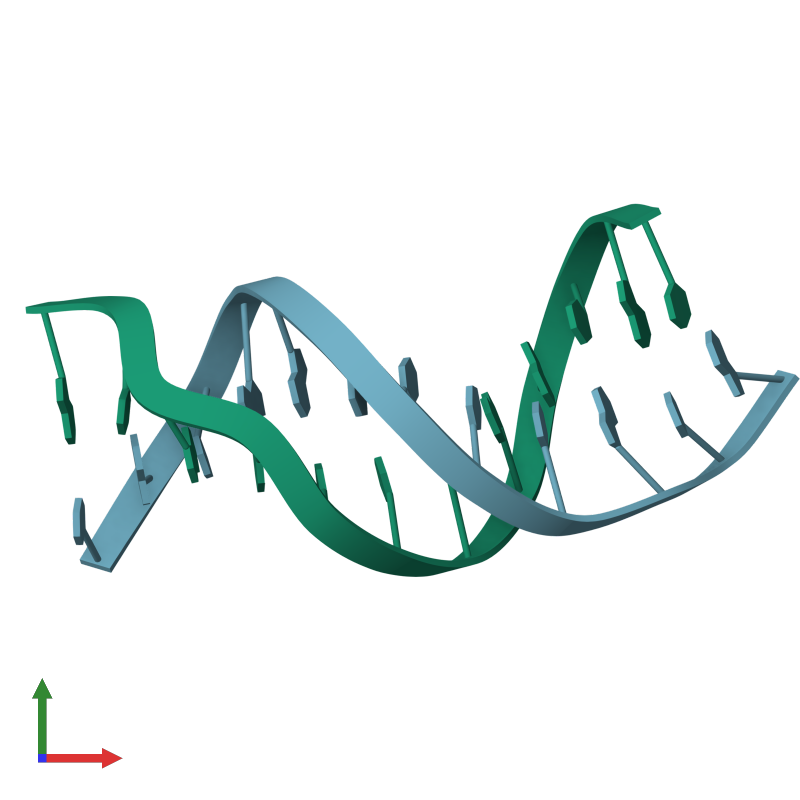
#> input picture examples/huandeng-introduction/deepseek-zh/sources/independent-2026-11-11/1bna_deposited_chain_front_image-800x800.png, 800 x 800 px
$ python derive_crops.py
#> lines starting #> are read from the running program, lines starting #| are printed output that depends on the picture
"""Derive presentation crops from the freshly retrieved PDBe 1BNA entry image.

The PDBe PNG uses transparency; this script measures the alpha bounds, composites
onto white, crops the whitespace and the PDBe orientation glyph, and records the
exact source hash, crop box and rotation for every derived file.
"""

import hashlib
import json
import os

from PIL import Image

HERE = os.path.dirname(os.path.abspath(__file__))
SRC = os.path.join(HERE, "1bna_deposited_chain_front_image-800x800.png")


def sha256(path):
    return hashlib.sha256(open(path, "rb").read()).hexdigest()


raw = Image.open(SRC)
#> raw is the input picture: PIL image 800x800 RGBA; mean R, G, B, A 6.6, 15, 14.2, 29.9
print("mode", raw.mode, "size", raw.size)
#| mode RGBA size (800, 800)
rgba = raw.convert("RGBA")
w, h = rgba.size
#> w = 800; h = 800
alpha = rgba.getchannel("A")
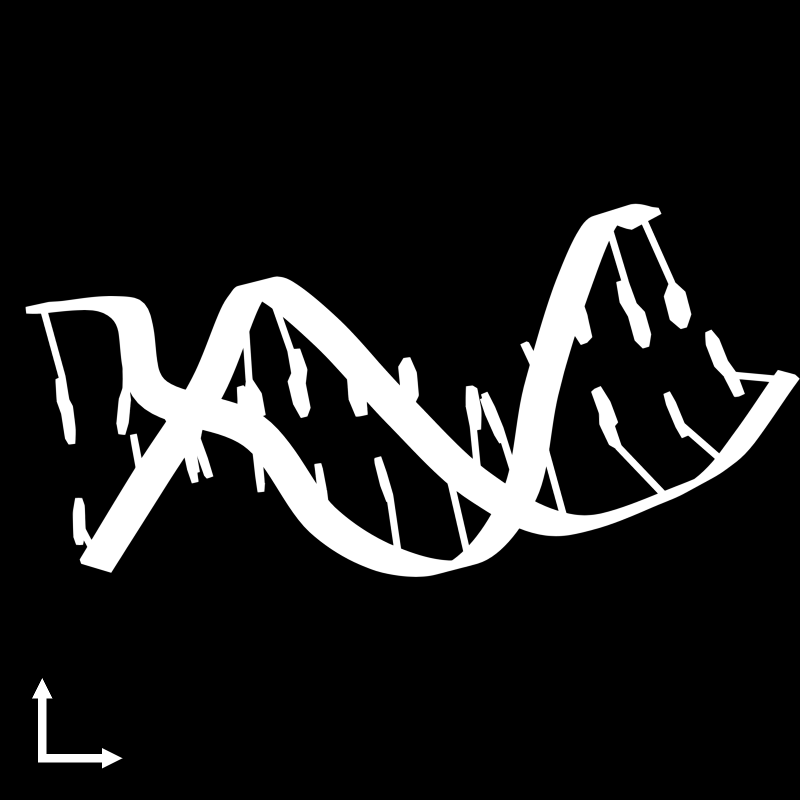
#> alpha: PIL image 800x800 L; min 0, max 255, mean 29.9
abox = alpha.getbbox()
#> abox = (25, 203, 800, 769)
print("alpha bbox", abox)
#| alpha bbox (25, 203, 800, 769)

# The PDBe image carries a small orientation glyph in the lower-left corner;
# exclude that region from the molecule bounds.
px = rgba.load()
minx, miny, maxx, maxy = w, h, -1, -1
#> minx = 800; miny = 800; maxx = -1; maxy = -1
for y in range(0, h):
    for x in range(0, w):
        if px[x, y][3] > 12 and not (x < 150 and y > 600):
            minx, maxx = min(minx, x), max(maxx, x)
            miny, maxy = min(miny, y), max(maxy, y)
print("molecule bbox", (minx, miny, maxx, maxy))
#| molecule bbox (25, 203, 799, 576)

pad = 18
box = (max(0, minx - pad), max(0, miny - pad),
       min(w, maxx + pad), min(h, maxy + pad))
#> box = (7, 185, 800, 594)

white = Image.new("RGBA", rgba.size, (255, 255, 255, 255))
#> white: PIL image 800x800 RGBA; every value is 255
flat = Image.alpha_composite(white, rgba).convert("RGB")
crop = flat.crop(box)
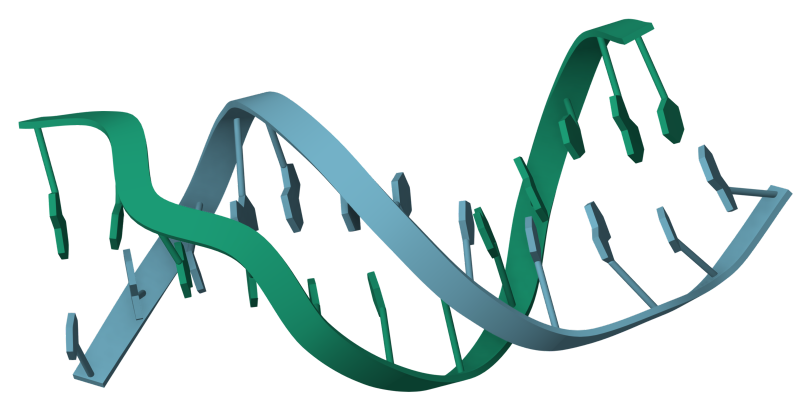
#> crop: PIL image 793x409 RGB; mean R, G, B 209.1, 225.1, 223.7
vertical = crop.rotate(90, expand=True)
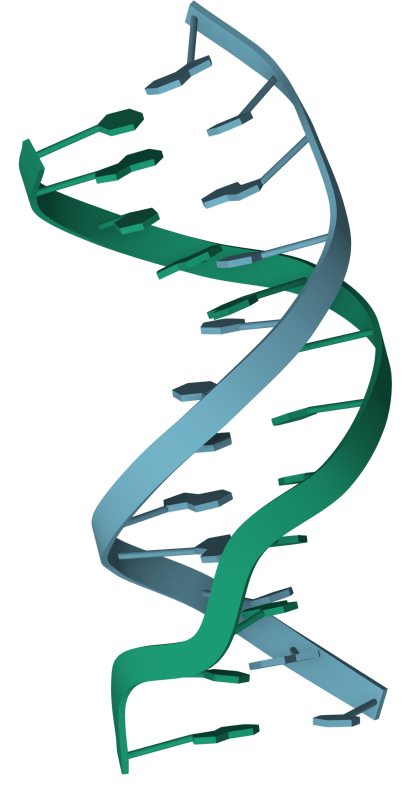
#> vertical: PIL image 409x793 RGB; mean R, G, B 209.1, 225.1, 223.7

land = os.path.join(HERE, "1bna-pdbe-front-crop.png")
vert = os.path.join(HERE, "1bna-pdbe-vertical.png")
crop.save(land)
vertical.save(vert)

record = {
    "source": os.path.basename(SRC),
    "sourceSha256": sha256(SRC),
    "sourceSize": [w, h],
    "sourceMode": raw.mode,
    "sourceUrl": "https://www.ebi.ac.uk/pdbe/static/entry/"
                 "1bna_deposited_chain_front_image-800x800.png",
    "alphaBoundsPx": list(abox),
    "moleculeBoundsPx": [minx, miny, maxx, maxy],
    "cropBoxPx": list(box),
    "rotationDegrees": 90,
    "note": "Transparent background composited on white; whitespace and the PDBe "
            "orientation glyph cropped; molecule pixels unchanged apart from a 90 "
            "degree rotation for portrait placement. No resampling.",
    "derived": [
        {"path": os.path.basename(land), "size": list(crop.size),
         "sha256": sha256(land)},
        {"path": os.path.basename(vert), "size": list(vertical.size),
         "sha256": sha256(vert)},
    ],
}
with open(os.path.join(HERE, "structure-crop.json"), "w", encoding="utf-8") as fh:
    json.dump(record, fh, ensure_ascii=False, indent=2)
    fh.write("\n")
print(json.dumps(record, ensure_ascii=False, indent=2))
#> (printed output is left out)

$ run again, with examples/huandeng-introduction/deepseek-zh/sources/independent-2026-11-11/paired-c1-distances-deepseek-zh-2026-11-11.png copied over examples/huandeng-introduction/deepseek-zh/sources/independent-2026-11-11/1bna_deposited_chain_front_image-800x800.png
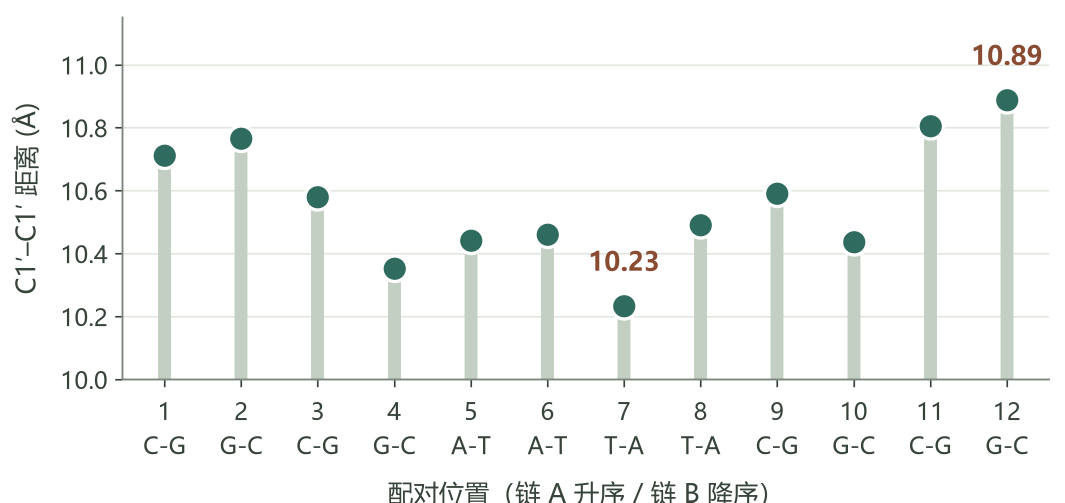
#> input picture examples/huandeng-introduction/deepseek-zh/sources/independent-2026-11-11/paired-c1-distances-deepseek-zh-2026-11-11.png, 2130 x 1005 px (shown at 1/2 size)
#> raw is the input picture: PIL image 2130x1005 RGBA; mean R, G, B, A 246.1, 247.4, 246.3, 255
#| mode RGBA size (2130, 1005)
#> alpha: PIL image 2130x1005 L; every value is 255
#> abox = (0, 0, 2130, 1005)
#| alpha bbox (0, 0, 2130, 1005)
#| molecule bbox (0, 0, 2129, 1004)
#> white: PIL image 2130x1005 RGBA; every value is 255
#> `vertical = crop.rotate(90, expand=True)`:
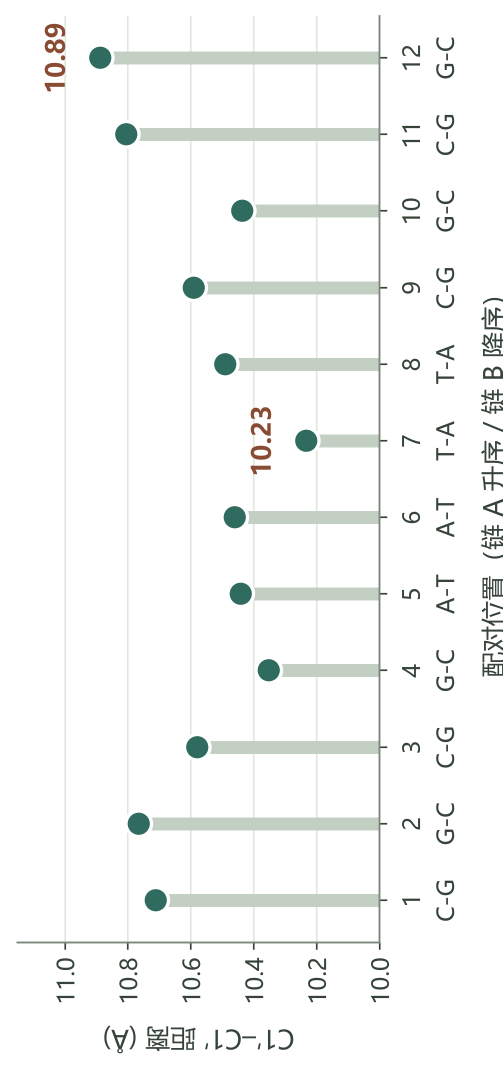
#> vertical: PIL image 1005x2130 RGB (shown at 1/2 size); mean R, G, B 246.1, 247.4, 246.3
#> (printed output is left out)

$ run again, with examples/huandeng-introduction/deepseek-zh/sources/independent-2026-11-11/1bna-rcsb-verified-2026-11-11.jpeg saved as examples/huandeng-introduction/deepseek-zh/sources/independent-2026-11-11/1bna_deposited_chain_front_image-800x800.png
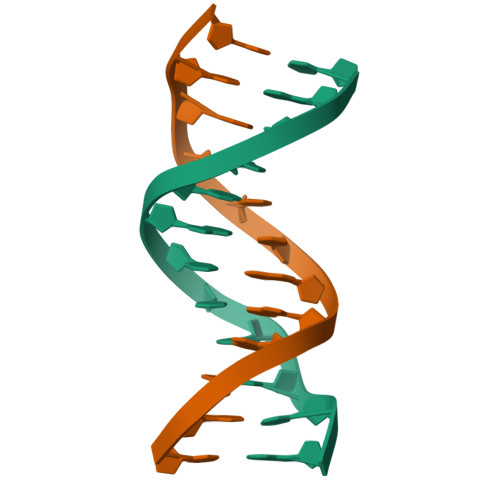
#> input picture examples/huandeng-introduction/deepseek-zh/sources/independent-2026-11-11/1bna-rcsb-verified-2026-11-11.jpeg, 500 x 500 px
#> raw is the input picture: PIL image 500x500 RGB; mean R, G, B 234.8, 235.5, 229.4
#| mode RGB size (500, 500)
#> alpha: PIL image 500x500 L; every value is 255
#> abox = (0, 0, 500, 500)
#| alpha bbox (0, 0, 500, 500)
#| molecule bbox (0, 0, 499, 499)
#> white: PIL image 500x500 RGBA; every value is 255
#> `vertical = crop.rotate(90, expand=True)`:
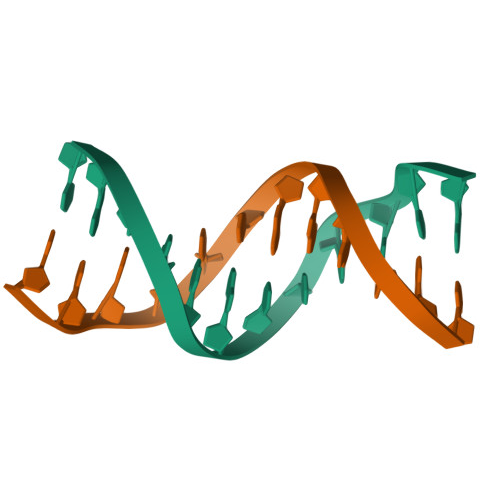
#> vertical: PIL image 500x500 RGB; mean R, G, B 234.8, 235.5, 229.4
#> (printed output is left out)
